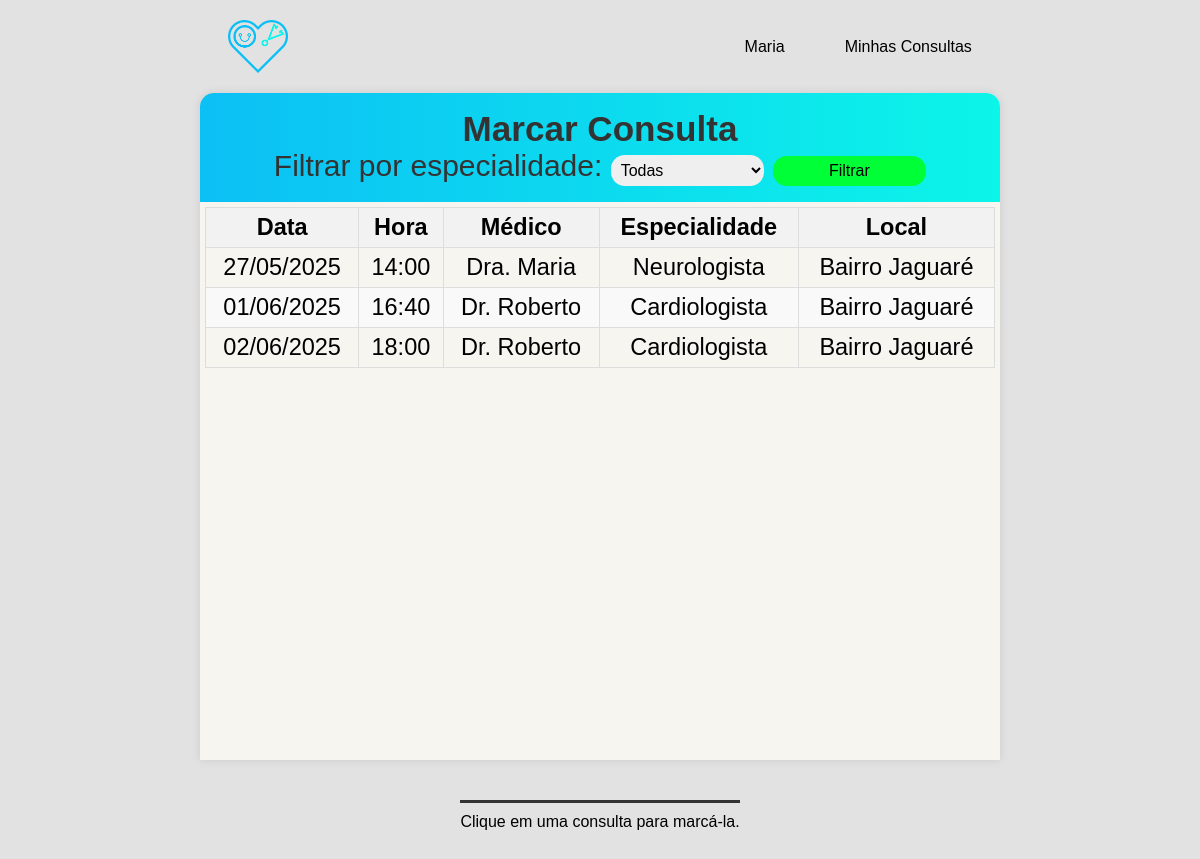
Page /marcar_consulta/ (signed in) on the committed database.
### core/models.py (models this page shows, shortened)
class Paciente(models.Model):
    nome = models.CharField(max_length=255, null=True, blank=True)
    cpf = models.CharField(max_length=11, unique=True, null=True, blank=True)
    senha = models.CharField(max_length=128, null=True, blank=True)
    telefone = models.CharField(max_length=15, null=True, blank=True)
    email = models.EmailField(max_length=128, unique=True, null=True, blank=True)

class Consulta(models.Model):
    status_escolhas = [('aguardando', 'Aguardando'),('agendada', 'Agendada'),('confirmada', 'Na unidade'),('compareceu', 'Compareceu'),('naocompareceu', 'Não compareceu')]
    status_retorno = [('retorno', 'Paciente retornando'), ('primeira_consulta', 'Primeira consulta do paciente')]
    paciente = models.ForeignKey(Paciente, on_delete=models.SET_NULL, null=True, blank=True)
    medico = models.ForeignKey(Medico, on_delete=models.CASCADE)
    data = models.DateField()
    hora = models.TimeField()
    local = models.CharField(max_length=255)
    endereco = models.CharField(max_length=255)
    status = models.CharField(max_length=20, choices=status_escolhas, default='agendada')
    retorno_ou_primeira_consulta = models.CharField(max_length=20, choices=status_retorno, default='primeira_consulta')

class Medico(models.Model):
    nome = models.CharField(max_length=255, null=True, blank=True)
    crm = models.CharField(max_length=11, unique=True, null=True, blank=True)
    senha = models.CharField(max_length=128, null=True, blank=True)
    especialidade = models.CharField(max_length=128, null=True, blank=True)
    consultorio = models.CharField(max_length=10, null=True)

### core/decorators.py (the view)
    def wrapper(request, *args, **kwargs):
        if 'paciente_id' not in request.session:
            return redirect('recepcao')
        return view_func(request, *args, **kwargs)

### sus/views.py (called while the page is built)
@login_required_paciente
def marcar_consulta(request):
    paciente = get_object_or_404(Paciente, id=request.session['paciente_id'])
    especialidade = request.GET.get('especialidade')
    consultas_disponiveis = Consulta.objects.filter(paciente__isnull=True).order_by('data', 'hora')
    if especialidade:
        consultas_disponiveis = consultas_disponiveis.filter(medico__especialidade=especialidade)
    especialidades = Medico.objects.values_list('especialidade', flat=True).distinct()
    return render(request, 'marcar_consulta.html', {'paciente': paciente,'consultas_disponiveis': consultas_disponiveis,'especialidades': especialidades,'especialidade_selecionada': especialidade})

### sus/templates/marcar_consulta.html (shortened to what this page needs)
{% load static %}
<!DOCTYPE html>
<html lang="pt-BR">
<head>
    <link rel="stylesheet" href="{% static 'css/marcar_consulta.css' %}?v=1.0">
</head>
<body>
    <header class="cabecalho">
        <img class="icon" src='{% static "images/coracao2.png" %}' alt="Ícone de coração">
        <nav class="menu">
            <a class="nome">{{ paciente.nome }}</a>
            <a href="{% url 'plataforma' %}"><button class="btnnav">Minhas Consultas</button></a>
        </nav>
    </header>
    <main class="conteudo-tabela">
        <div class="tabela">
            <section class="Titulo">
                <h3>Marcar Consulta</h3>
                <form method="get" action="{% url 'marcar_consulta' %}">
                    <label for="especialidade">Filtrar por especialidade:</label>
                    <select class="teste" name="especialidade" id="especialidade">
                        <option value="">Todas</option>
                    </select>
                    <button class="btnfiltrar" type="submit">Filtrar</button>
                </form>
            </section>
            <div class="table-container">
                <table>
                    <thead>
                        <tr>
                            <th>Data</th>
                            <th>Hora</th>
                            <th>Médico</th>
                            <th>Especialidade</th>
                            <th>Local</th>
                        </tr>
                    </thead>
                    <tbody>
                        {% for consulta in consultas_disponiveis %}
                        <tr data-consulta-id="{{ consulta.id }}" style="cursor: pointer;">
                            <td>{{ consulta.data|date:"d/m/Y" }}</td>
                            <td>{{ consulta.hora|time:"H:i" }}</td>
                            <td>{{ consulta.medico.nome }}</td>
                            <td>{{ consulta.medico.especialidade }}</td>
                            <td>{{ consulta.local }}</td>
                        </tr>
                        {% empty %}
                        <tr class="nao-clicavel">
                            <td colspan="5">Nenhuma consulta disponível.</td>
                        </tr>
                        {% endfor %}
                    </tbody>
                </table>
            </div>
        </div>
    </main>
    <footer class="rodape">
        <p>Clique em uma consulta para marcá-la.</p>
    </footer>
</body>
</html>

### sus/static/css/marcar_consulta.css (style rules this page uses)
* { box-sizing: border-box; margin: 0; padding: 0; font-family: Arial, sans-serif; }
body { background-color: #e2e2e2; }
.cabecalho { padding-bottom: 20px; padding-top: 20px; min-height: 10vh; display: flex; flex-direction: row; align-items: center; justify-content:space-around; }
.menu { display: flex; gap: 60px; }
.icon { max-width: 60px; width: 8%; }
.btnnav { border: none; background-color: #e2e2e2; font-size: 16px; cursor: pointer; }
.Titulo { text-align: center; padding: 16px; background: linear-gradient(90deg, #0cbff5, #0cf5e9); font-size: 30px; color: #333; }
.teste { padding: 6px; border-radius: 14px; font-size: 16px; border: none; width: 20%; }
.btnfiltrar { border: none; width: 20%; padding: 6px; border-radius: 14px; color: #000000; font-size: 16px; cursor: pointer; background-color: #00ff37; }
.conteudo-tabela { display: flex; flex-direction: column; align-items: center; }
.tabela { background-color: #f7f5f0; width: 95%; max-width: 800px; height: 100%; max-height: 70vh; min-height: 667px; border-top-right-radius: 14px; border-top-left-radius: 14px; box-shadow: 0px 0 10px rgba(0, 0, 0, 0.1); overflow: hidden; }
.table-container { max-height: 595px; overflow-y: auto; padding: 5px; }
table { width: 100%; border-collapse: collapse; }
th, td { font-size: 2.7vmin; border: 1px solid #ddd; padding: 6px; text-align: center; }
th { background-color: #f2f2f2; }
tr:nth-child(even) { background-color: #f9f9f9; }
.rodape { margin-bottom: 40px; margin-top: 40px; display: flex; flex-direction: column; align-items: center; }
p { text-align: center; margin-left: 15px; margin-right: 15px; border-top: 3px solid #333; padding-top: 10px; visibility: visible; }

### rows in the picture
Paciente: nome "Maria"
Consulta: data "27/05/2025", hora "14:00", medico.nome "Dra. Maria", medico.especialidade "Neurologista", local "Bairro Jaguaré"
Consulta: data "01/06/2025", hora "16:40", medico.nome "Dr. Roberto", medico.especialidade "Cardiologista", local "Bairro Jaguaré"
Consulta: data "02/06/2025", hora "18:00", medico.nome "Dr. Roberto", medico.especialidade "Cardiologista", local "Bairro Jaguaré"
